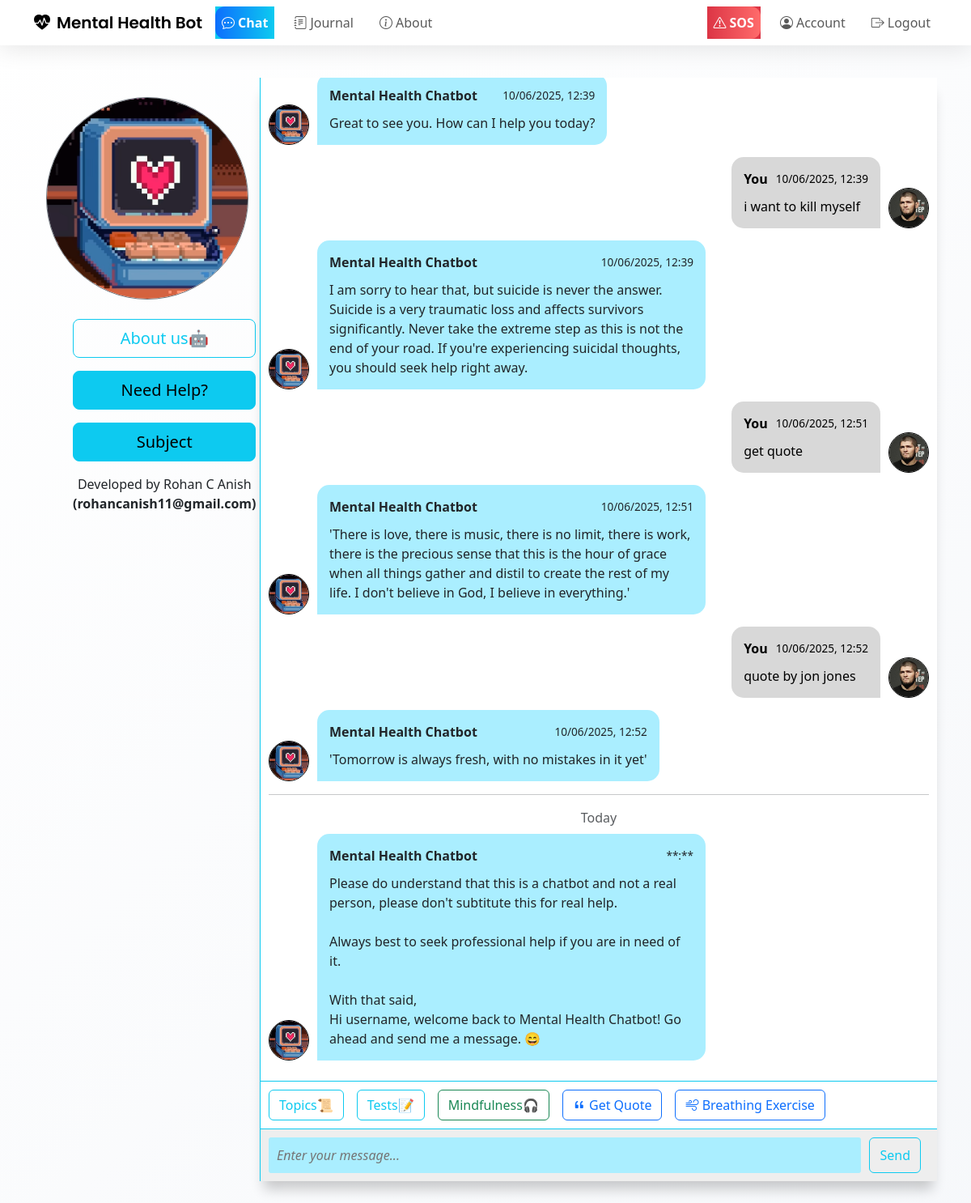
The page /chat (signed in) on the database its author committed.
### ChatbotWebsite/models.py (models this page shows, shortened)
class ChatMessage(db.Model):
    id = db.Column(db.Integer, primary_key=True)
    sender = db.Column(db.String(5), nullable=False)
    timestamp = db.Column(db.DateTime, nullable=False, default=datetime.now)
    message = db.Column(db.String(3000), nullable=False)
    user_id = db.Column(db.Integer, db.ForeignKey(
        'user.id'), nullable=False)  # Foreign key to User Class

class User(db.Model, UserMixin):
    id = db.Column(db.Integer, primary_key=True)
    username = db.Column(db.String(20), unique=True, nullable=False)
    email = db.Column(db.String(120), unique=True, nullable=False)
    password = db.Column(db.String(60), nullable=False)
    profile_image = db.Column(
        db.String(20), nullable=False, default='default.jpg')
    messages = db.relationship('ChatMessage', backref='user', lazy=True)
    journals = db.relationship('Journal', backref='user', lazy=True)

### ChatbotWebsite/chatbot/routes.py (the view)
@chatbot.route("/chat")
def chat():
    messages = None
    if current_user.is_authenticated:
        messages = ChatMessage.query.filter_by(user_id=current_user.id).all()
    return render_template(
        "chat/chat.html",
        title="Chat",
        topics=topics,
        messages=messages,
        tests=tests,
        mindfulness_exercises=mindfulness_exercises,
    )

### ChatbotWebsite/models.py (called while the page is built)
@login_manager.user_loader
def load_user(user_id):
    return User.query.get(int(user_id))

### ChatbotWebsite/templates/chat/chat.html (shortened to what this page needs)
{% extends 'layout.html'%} {%block style%}
<link
  rel="stylesheet"
  href="{{ url_for('static', filename='styles/chat.css') }}"
/>
<link href="https://cdn.jsdelivr.net/npm/bootstrap@5.3.0-alpha3/dist/css/bootstrap.min.css" rel="stylesheet">
<link rel="stylesheet" href="https://cdn.jsdelivr.net/npm/bootstrap-icons@1.11.3/font/bootstrap-icons.min.css">
{%endblock style%}
{% block content%}
<div id="chatbot" class="chatbot">
  <div id="chatbot-profile"  class="chatbot-profile">
    <img
      src="{{url_for('static',filename='images/chatbot.png')}}"
      id="chatbot-image"
      class="rounded-circle border border-secondary my-4 mx-auto d-block"
      style="width: 15.625rem; height: 15.625rem"
    />
    <div class="container d-grid gap-3 px-5">
      <a
        class="btn btn-outline-info btn-lg"
        href="{{url_for('main.about')}}"
      >
        About us🤖
      </a>
      <button type="button" class="btn btn-lg btn-info" data-bs-toggle="popover" data-bs-title="Help" data-bs-placement="top" data-bs-content="Start the conversation by typing a greeting or ask a question (E.g. What is Mental Health, What is the cause of depression). You can also select a specific topic, test or exercise through the tab above the text input box. Having trouble with the chatting? Avoid typo as this chatbot has built-in autocorrector, thank you!">Need Help?</button>
      <button type="button" class="btn btn-lg btn-info" data-bs-toggle="popover" data-bs-title="Subject List" data-bs-placement="bottom" data-bs-content="I talk about Mental Health, Addiction, Anxiety, Depression, Disorders, Feelings, Loneliness, Medication, Meditation, Mindfulness, Personal growth, Phobia, Self-care, Sleep, Stress, Suicide, Trauma and more.">Subject</button>
      <div class="text-center">
        Developed by Rohan C Anish <strong>(rohancanish11@gmail.com)</strong>
      </div>
    </div>
  </div>
  <div class="chat-area">
    <main id="main-chat" class="main-chat">
      {% if current_user.is_authenticated and messages %}
        {%for message in messages%}
          {%if message.sender == 'user'%}
            <div class="chat right-msg">
              <img src="{{url_for('static',filename='profile_images/'+current_user.profile_image)}}" class="chat-image"/>
              <div class="chat-bubble">
                <div class="chat-info">
                  <div class="chat-info-name">You</div>
                  <div class="chat-info-time">{{message.timestamp.strftime('%d/%m/%Y, %H:%M')}}</div>
                </div>
                <div class="chat-text">
                  {{message.message}}
                </div>
              </div>
            </div>
          {%else%}
            <div class="chat left-msg">
              <img src="{{url_for('static',filename='images/chatbot.png')}}" class="chat-image"/>
              <div class="chat-bubble">
                <div class="chat-info">
                  <div class="chat-info-name">Mental Health Chatbot</div>
                  <div class="chat-info-time">{{message.timestamp.strftime('%d/%m/%Y, %H:%M')}}</div>
                </div>
                <div class="chat-text">
                  {{message.message}}
                </div>
              </div>
            </div>
          {%endif%}
        {%endfor%}
        <hr>
      {%endif%}
      <p class="text-muted text-center mb-2">Today</p>
      <div class="chat left-msg">
          <img src="{{url_for('static',filename='images/chatbot.png')}}" class="chat-image"/>
        <div class="chat-bubble">
          <div class="chat-info">
            <div class="chat-info-name">Mental Health Chatbot</div>
            <div class="chat-info-time">**:**</div>
          </div>
          {%if current_user.is_authenticated%}
            <div class="chat-text">
              Please do understand that this is a chatbot and not a real person, please don't subtitute this for real help.
              <br><br>
              Always best to seek professional help if you are in need of it.
              <br><br>
              With that said,
              <br>
              Hi {{current_user.username}}, welcome back to Mental Health Chatbot! Go ahead and send me a message. 😄
            </div>
          {%endif%}
        </div>
      </div>
    </main>
    <div>
      <div class="tools border-top border-info gap-3">
        <div class="dropdown">
          <button class="btn btn-outline-info" type="button" onclick="toggleDropdown('topicsDropdown')">
            Topics📜
          </button>
        </div>
        <div class="dropdown">
          <button class="btn btn-outline-info" type="button" onclick="toggleDropdown('testsDropdown')">
            Tests📝
          </button>
        </div>
        <div class="dropdown">
          <button class="btn btn-outline-success" type="button" onclick="toggleDropdown('mindfulnessDropdown')">
            Mindfulness🎧
          </button>
        </div>
        <button class="btn btn-outline-primary" data-bs-toggle="modal" data-bs-target="#quoteModal"><i class="bi bi-quote"></i> Get Quote</button>
        <button class="btn btn-outline-primary" data-bs-toggle="modal" data-bs-target="#breathingModal"><i class="bi bi-wind"></i> Breathing Exercise</button>
      </div>
      <form id="message-form" class="chat-inputarea" image_file={{ current_user.profile_image if current_user.is_authenticated else "default.jpg" }}>
        <input
          type="text"
          class="chat-input"
          id="textInput"
          autocomplete="off"
          placeholder="Enter your message..."
        />
        <button type="submit" class="btn btn-outline-info">Send</button>
      </form>
    </div>
  </div>
</div>
{%endblock content%}

### ChatbotWebsite/templates/layout.html (shortened to what this page needs)
<!DOCTYPE html>
<html lang="en">
  <head>
    <link href="https://cdn.jsdelivr.net/npm/bootstrap@5.3.0-alpha3/dist/css/bootstrap.min.css" rel="stylesheet">
    <link rel="stylesheet" href="https://cdn.jsdelivr.net/npm/bootstrap-icons@1.11.3/font/bootstrap-icons.min.css">
    <link rel="stylesheet" href="{{ url_for('static', filename='styles/layout.css') }}" />
    {% block style %}{% endblock style %}
  </head>
  <body>
    {% block navigation %}
    <nav class="navbar navbar-expand-lg navbar-light fixed-top">
      <div class="container">
        <a class="navbar-brand" href="{{ url_for('main.home') }}">
          <i class="bi bi-heart-pulse-fill me-2"></i>Mental Health Bot
        </a>
        <div class="collapse navbar-collapse" id="navbarNavDropdown">
          <ul class="navbar-nav gap-3 me-auto">
            <li class="nav-item bg-info">
              <a class="nav-link" href="{{ url_for('chatbot.chat') }}">
                <i class="bi bi-chat-dots me-1"></i>Chat
              </a>
            </li>
            <li class="nav-item">
              <a class="nav-link" href="{{ url_for('journals.all_journals') }}">
                <i class="bi bi-journal-text me-1"></i>Journal
              </a>
            </li>
            <li class="nav-item">
              <a class="nav-link" href="{{ url_for('main.about') }}">
                <i class="bi bi-info-circle me-1"></i>About
              </a>
            </li>
          </ul>
          <ul class="navbar-nav gap-3">
            <li class="nav-item bg-danger">
              <a class="nav-link" href="{{ url_for('main.sos') }}">
                <i class="bi bi-exclamation-triangle me-1"></i>SOS
              </a>
            </li>
            {% if current_user.is_authenticated %}
              <li class="nav-item">
                <a class="nav-link" href="{{ url_for('users.account') }}">
                  <i class="bi bi-person-circle me-1"></i>Account
                </a>
              </li>
              <li class="nav-item">
                <a class="nav-link" href="{{ url_for('users.logout') }}">
                  <i class="bi bi-box-arrow-right me-1"></i>Logout
                </a>
              </li>
            {% endif %}
          </ul>
        </div>
      </div>
    </nav>
    {% endblock navigation %}
    <main class="container mt-5 pt-5">
      {% block content %}{% endblock content %}
    </main>
  </body>
</html>

### ChatbotWebsite/static/styles/layout.css (style rules this page uses)
body { font-family: Arial, Helvetica, sans-serif; }

### ChatbotWebsite/static/styles/chat.css (style rules this page uses)
:root { --body-bg: linear-gradient(135deg, #ffffff 0%, #f5f7fa 100%); --chat-bg: #ffffff; --border: 1px solid var(--bs-info); --img-border: 1px solid #000000; --left-msg-bg: #aaeeff; --right-msg-bg: #d8d8d8; }
html { box-sizing: border-box; }
body { display: flex; flex-direction: column; height: 100vh; background-image: var(--body-bg); }
img { max-width: 100%; max-height: 100%; border-radius: 50%; }
.chatbot { display: flex; flex-direction: row; width: 100%; height: 92%; }
.chatbot-profile { width: 25%; height: 100%; display: flex; flex-direction: column; }
.chat-area { display: flex; flex-direction: column; justify-content: space-between; width: 75%; height: 100%; border-left: var(--border); background: var(--chat-bg); box-shadow: 0 15px 15px -5px rgba(0, 0, 0, 0.2); line-height: 1.5; }
.main-chat { overflow-x: hidden; overflow-y: scroll; padding: 10px; }
.chat { display: flex; align-items: flex-end; margin-bottom: 15px; }
.chat-bubble { max-width: 480px; padding: 15px; border-radius: 15px; background: var(--left-msg-bg); }
.chat-info { display: flex; justify-content: space-between; align-items: center; margin-bottom: 10px; }
.chat-info-name { margin-right: 10px; font-weight: bold; }
.chat-info-time { font-size: 0.85em; }
.left-msg .chat-bubble { border-bottom-left-radius: 0; }
.right-msg { flex-direction: row-reverse; }
.right-msg .chat-bubble { background: var(--right-msg-bg); color: #000000; border-bottom-right-radius: 0; }
.right-msg .chat-image { margin: 0 0 0 10px; }
.tools { display: flex; padding: 10px; }
.chat-inputarea { display: flex; padding: 10px; border-top: var(--border); background: #eee; }
.chat-inputarea * { padding: 10px; margin-right: 10px; border: none; border-radius: 3px; font-size: 1em; }
.chat-input::placeholder { font-style: italic; }
.chat-input { flex: 1; background: #aaeeff; }
.chat-image { width: 50px; height: 50px; margin-right: 10px; background: #ddd; background-repeat: no-repeat; background-position: center; background-size: cover; border-radius: 50%; border: var(--img-border); }

### ChatbotWebsite/templates/layout.html (style rules this page uses)
:root { --primary-gradient: linear-gradient(90deg, #0d6efd 0%, #0dcaf0 100%); --hover-gradient: linear-gradient(90deg, #0dcaf0 0%, #0d6efd 100%); }
body { font-family: 'Poppins', sans-serif; background: linear-gradient(135deg, #e0eafc 0%, #cfdef3 100%); min-height: 100vh; }
.navbar { background: rgba(255, 255, 255, 0.95) !important; backdrop-filter: blur(10px); box-shadow: 0 4px 30px rgba(0, 0, 0, 0.1); padding: 1rem 0; animation: fadeIn 1s ease; }
.navbar-brand { font-family: 'Poppins', sans-serif; font-weight: 600; font-size: 1.5rem; color: #0d6efd; transition: all 0.3s ease; }
.nav-link { font-weight: 500; padding: 0.5rem 1rem; border-radius: 0.75rem; transition: all 0.3s ease; }
.nav-item.bg-info .nav-link { background: var(--primary-gradient); color: white !important; font-weight: 600; }
.nav-item.bg-danger .nav-link { background: linear-gradient(90deg, #dc3545 0%, #ff6b6b 100%); color: white !important; font-weight: 600; }

### rows shown on the page
ChatMessage: timestamp "10/06/2025, 12:39", message "Great to see you. How can I help you today?"
ChatMessage: profile_image (picture), timestamp "10/06/2025, 12:39", message "i want to kill myself"
ChatMessage: timestamp "10/06/2025, 12:39", message "I am sorry to hear that, but suicide is never the answer. Suicide is a very traumatic loss and affects survivors significantly. Never take the extreme step as this is not the end of your road. If you're experiencing suicidal thoughts, you should seek help right away."
ChatMessage: profile_image (picture), timestamp "10/06/2025, 12:51", message "get quote"
ChatMessage: timestamp "10/06/2025, 12:51", message "'There is love, there is music, there is no limit, there is work, there is the precious sense that this is the hour of grace when all things gather and distil to create the rest of my life. I don't believe in God, I believe in everything.'"
ChatMessage: profile_image (picture), timestamp "10/06/2025, 12:52", message "quote by jon jones"
ChatMessage: timestamp "10/06/2025, 12:52", message "'Tomorrow is always fresh, with no mistakes in it yet'"
User: username "username"
